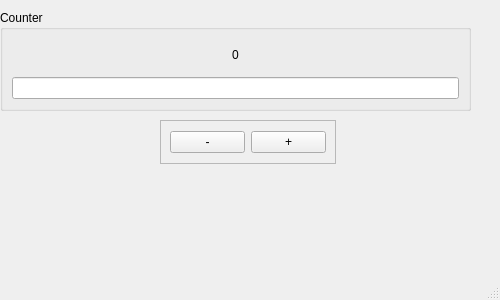
<?xml version="1.0" encoding="UTF-8"?>
<ui version="4.0">
 <class>root</class>
 <widget class="QMainWindow" name="root">
  <property name="geometry">
   <rect>
    <x>0</x>
    <y>0</y>
    <width>500</width>
    <height>300</height>
   </rect>
  </property>
  <property name="windowTitle">
   <string>Counter</string>
  </property>
  <widget class="QWidget" name="centralwidget">
   <widget class="QGroupBox" name="lblFrame">
    <property name="geometry">
     <rect>
      <x>0</x>
      <y>10</y>
      <width>471</width>
      <height>101</height>
     </rect>
    </property>
    <property name="title">
     <string>Counter</string>
    </property>
    <layout class="QGridLayout" name="gridLayout">
     <item row="2" column="0">
      <widget class="QLineEdit" name="entEdit"/>
     </item>
     <item row="1" column="0">
      <widget class="QLabel" name="lblAmount">
       <property name="layoutDirection">
        <enum>Qt::LayoutDirection::LeftToRight</enum>
       </property>
       <property name="text">
        <string>0</string>
       </property>
       <property name="alignment">
        <set>Qt::AlignmentFlag::AlignCenter</set>
       </property>
      </widget>
     </item>
    </layout>
   </widget>
   <widget class="QFrame" name="btnFrame">
    <property name="geometry">
     <rect>
      <x>160</x>
      <y>120</y>
      <width>176</width>
      <height>44</height>
     </rect>
    </property>
    <property name="frameShape">
     <enum>QFrame::Shape::StyledPanel</enum>
    </property>
    <property name="frameShadow">
     <enum>QFrame::Shadow::Raised</enum>
    </property>
    <layout class="QHBoxLayout" name="horizontalLayout">
     <item>
      <widget class="QPushButton" name="btnDecrement">
       <property name="text">
        <string>-</string>
       </property>
      </widget>
     </item>
     <item>
      <widget class="QPushButton" name="btnIncrement">
       <property name="text">
        <string>+</string>
       </property>
      </widget>
     </item>
    </layout>
   </widget>
  </widget>
  <widget class="QMenuBar" name="menubar">
   <property name="geometry">
    <rect>
     <x>0</x>
     <y>0</y>
     <width>500</width>
     <height>22</height>
    </rect>
   </property>
  </widget>
  <widget class="QStatusBar" name="statusbar"/>
 </widget>
 <resources/>
 <connections/>
</ui>
